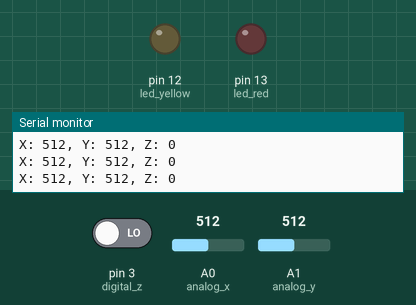
Bench run of a sketch on a simulated Arduino Uno, built with avr-gcc and run on an emulated ATmega328P. On the bench: output pins drawn as LEDs (lit = HIGH), the last lines printed to the serial monitor. The inputs (shaded band) are chosen by the test bench; at power-on: A0 (analog_x) = 512, pin 3 (digital_z) LOW, A1 (analog_y) = 512.

Above: at 1.2 s.
1.3 s: A0 (analog_x) set to 218
2.8 s: A0 (analog_x) set to 187
At 4.1 s:
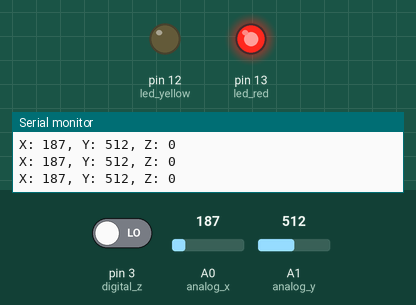
4.5 s: A0 (analog_x) set to 834
At 5.7 s:
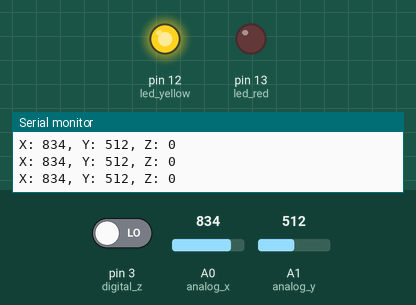
6.3 s: A0 (analog_x) set to 817
At 7.3 s:
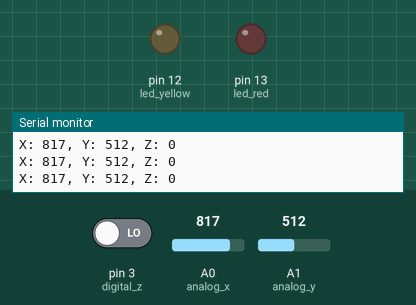
8.1 s: A0 (analog_x) set to 900
At 8.9 s:
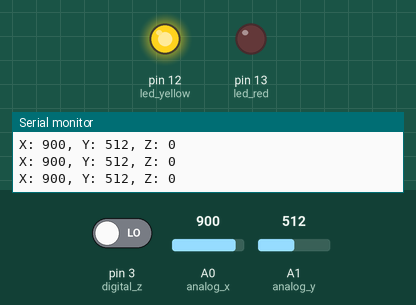
Timing chart, 0 to 10.9 s (numbered marks = the images above; inputs shaded):
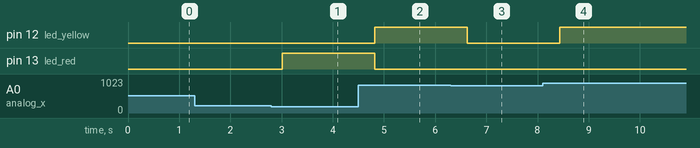

Measured:
- the behaviour switches between 201 and 200 on A0 (analog_x) (found by bisection; images 0 and 1)
- the behaviour switches between 824 and 823 on A0 (analog_x) (found by bisection; images 2 and 3)
- after the input at 2.8 s, pin 13 (led_red): LOW → HIGH after 0.21 s
- after the input at 4.5 s, pin 12 (led_yellow): LOW → HIGH after 0.32 s; pin 13 (led_red): HIGH → LOW after 0.32 s
- after the input at 6.3 s, pin 12 (led_yellow): HIGH → LOW after 0.32 s
- after the input at 8.1 s, pin 12 (led_yellow): LOW → HIGH after 0.33 s

The sketch:

_____LED____.ino
```cpp
#include <SoftwareSerial.h>

int analog_x = A0;
int analog_y = A1;
int digital_z = 3;

int led_red = 13;
int led_yellow = 12;

void setup() {
    Serial.begin(9600);
    pinMode(analog_x, INPUT_PULLUP);
    pinMode(analog_y, INPUT_PULLUP);
    pinMode(digital_z, INPUT);
    pinMode(led_red, OUTPUT);
    pinMode(led_yellow, OUTPUT);
}

void loop() {
    int val_x_a0;
    int val_y_a1;
    int val_z_13;

    val_x_a0 = analogRead(analog_x);
    val_y_a1 = analogRead(analog_y);
    val_z_13 = digitalRead(digital_z);

    Serial.print("X: ");
    Serial.print(val_x_a0);
    Serial.print(", Y: ");
    Serial.print(val_y_a1);
    Serial.print(", Z: ");
    Serial.println(val_z_13);
    delay(200);

    if (val_x_a0 < 1024 && val_x_a0 >= 0) {
      if (val_x_a0 >= 824) {
        digitalWrite(led_red, LOW);
        digitalWrite(led_yellow, HIGH);
      } else if (val_x_a0 <= 200) {
        digitalWrite(led_red, HIGH);
        digitalWrite(led_yellow, LOW);
      } else {
        digitalWrite(led_red, LOW);
        digitalWrite(led_yellow, LOW);
      }
    } else {
        digitalWrite(led_red, LOW);
        digitalWrite(led_yellow, LOW);
    }
}
```
